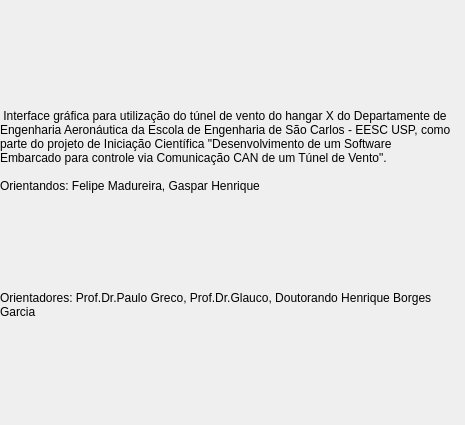
<?xml version="1.0" encoding="UTF-8"?>
<ui version="4.0">
 <class>Sobre</class>
 <widget class="QDialog" name="Sobre">
  <property name="geometry">
   <rect>
    <x>0</x>
    <y>0</y>
    <width>465</width>
    <height>425</height>
   </rect>
  </property>
  <property name="windowTitle">
   <string>Dialog</string>
  </property>
  <widget class="QLabel" name="label">
   <property name="geometry">
    <rect>
     <x>0</x>
     <y>10</y>
     <width>451</width>
     <height>421</height>
    </rect>
   </property>
   <property name="text">
    <string> Interface gráfica para utilização do túnel de vento do hangar X do Departamente de Engenharia Aeronáutica da Escola de Engenharia de São Carlos - EESC USP, como parte do projeto de Iniciação Científica &quot;Desenvolvimento de um Software Embarcado para controle via Comunicação CAN de um Túnel de Vento&quot;.

Orientandos: Felipe Madureira, Gaspar Henrique 
￼






Orientadores: Prof.Dr.Paulo Greco, Prof.Dr.Glauco, Doutorando Henrique Borges Garcia
</string>
   </property>
   <property name="wordWrap">
    <bool>true</bool>
   </property>
  </widget>
  <widget class="QLabel" name="label_2">
   <property name="geometry">
    <rect>
     <x>154</x>
     <y>200</y>
     <width>115</width>
     <height>111</height>
    </rect>
   </property>
   <property name="text">
    <string/>
   </property>
   <property name="pixmap">
    <pixmap resource="resource_file.qrc">:/imagens/images/gaspar.jpeg</pixmap>
   </property>
   <property name="scaledContents">
    <bool>true</bool>
   </property>
  </widget>
  <widget class="QLabel" name="label_3">
   <property name="geometry">
    <rect>
     <x>14</x>
     <y>200</y>
     <width>131</width>
     <height>109</height>
    </rect>
   </property>
   <property name="autoFillBackground">
    <bool>false</bool>
   </property>
   <property name="text">
    <string/>
   </property>
   <property name="pixmap">
    <pixmap resource="resource_file.qrc">:/imagens/images/felipe.jpeg</pixmap>
   </property>
   <property name="scaledContents">
    <bool>true</bool>
   </property>
  </widget>
 </widget>
 <resources>
  <include location="resource_file.qrc"/>
 </resources>
 <connections/>
</ui>
